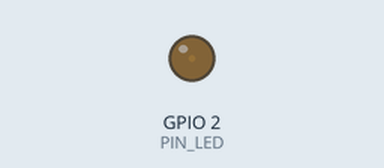
Bench run of a sketch on a simulated ESP32. Parts: output pins drawn as LEDs (lit = HIGH). What the sketch prints to the serial monitor is not drawn.

Above: at 0.05 s.
At 1.15 s:
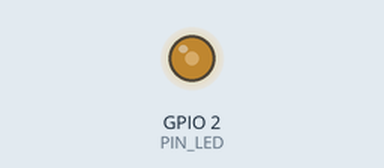
At 2.3 s:
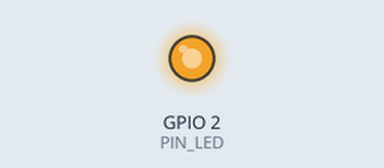
At 4.6 s:
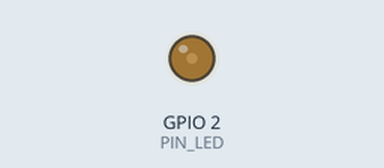
Timing chart, 0 to 6.7 s (numbered marks = the images above):
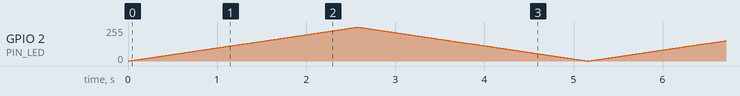

The sketch:

E4.ino
```cpp
const int PIN_LED = 2;

void setup() {
  ledcAttach(PIN_LED, 5000, 8); // pin, frecuencia y resolucion
  Serial.begin(115200);
}

void loop() {
  for (int brillo = 0; brillo <= 255; brillo++) {
    ledcWrite(PIN_LED, brillo);
    Serial.print("Brillo: ");
    Serial.println(brillo);
    delay(10);
  }

  for (int brillo = 255; brillo >= 0; brillo--) {
    ledcWrite(PIN_LED, brillo);
    Serial.print("Brillo: ");
    Serial.println(brillo);
    delay(10);
  }
}
```
